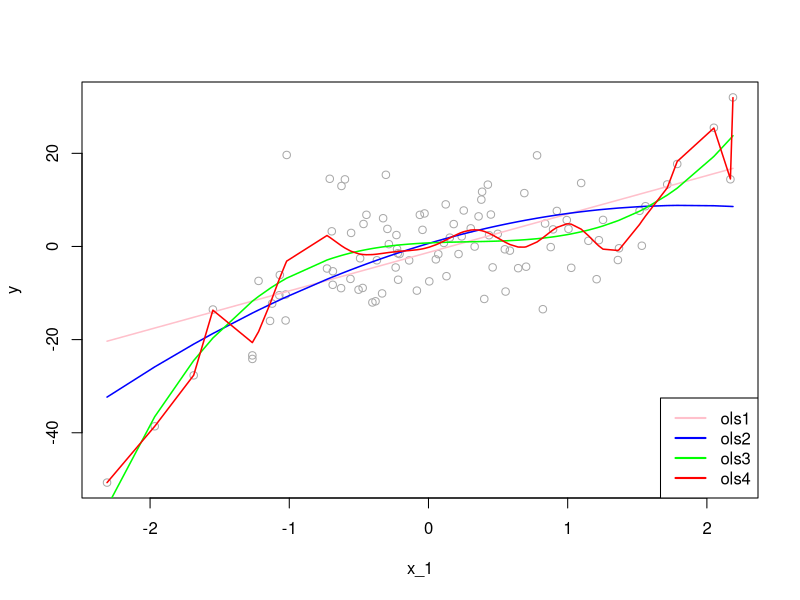

This figure's R source:
## ---- chunk 1
# Getting one-sample.
set.seed(123)
x_1 <- rnorm(100, 0, 1) 
f <- 1 + 2*x_1 - 2*(x_1^2) + 3*(x_1^3) # DGM
y <- f + rnorm(100, 0, 8)
inn <- data.frame(y, x_1)

# OLS
ols1 <- lm(y~ poly(x_1, degree = 1), inn)
ols2 <- lm(y~ poly(x_1, degree = 2), inn)
ols3 <- lm(y~ poly(x_1, degree = 3), inn)
ols4 <- lm(y~ poly(x_1, degree = 20), inn)
ror <- order(x_1)
plot(x_1, y, col="darkgrey")
lines(x_1[ror], predict(ols1)[ror], col="pink", lwd = 1.5)
lines(x_1[ror], predict(ols2)[ror], col="blue", lwd = 1.5)
lines(x_1[ror], predict(ols3)[ror], col="green", lwd = 1.5)
lines(x_1[ror], predict(ols4)[ror], col="red" , lwd = 1.5)
legend("bottomright", c("ols1", "ols2", "ols3", "ols4"),
       col = c("pink", "blue", "green", "red"), lwd = 2)
## ---- chunk 2
# MSE
MSPE1 <- mean((predict(ols1)-y)^2) # which is also mean(ols1$residuals^2)
MSPE2 <- mean((predict(ols2)-y)^2)
MSPE3 <- mean((predict(ols3)-y)^2)
MSPE4 <- mean((predict(ols4)-y)^2)
all <- c(MSPE1, MSPE2, MSPE3, MSPE4)
MSPE <- matrix(all, 4, 1)
row.names(MSPE) <- c("ols1", "ols2", "ols3", "ols4")
colnames(MSPE) <- "In-sample MSPE's"
MSPE
## ---- chunk 3
# Function for X - fixed at repeated samples
xfunc <- function(n){
  set.seed(123)
  x_1 <- rnorm(n, 0, 1) 
  return(x_1)
}
  
# Function for simulation (M - number of samples)
simmse <- function(M, n, sigma, poldeg){
  
  x_1 <- xfunc(n) # Repeated X's in each sample

  # Containers
  MSPE <- rep(0, M)
  yhat <- matrix(0, M, n)
  olscoef <- matrix(0, M, poldeg+1)
  ymat <- matrix(0, M, n)
  
  # Loop for samples
  for (i in 1:M) {
    f <- 1 + 2*x_1 - 2*I(x_1^2) # DGM
    y <- f + rnorm(n, 0, sigma)
    samp <- data.frame("y" = y, x_1)
    # Estimator
    ols <- lm(y ~ poly(x_1, degree = poldeg, raw=TRUE), samp)
    olscoef[i, ] <- ols$coefficients
    # Yhat's
    yhat[i,] <- predict(ols, samp)
    # MSPE - That is, residual sum of squares
    MSPE[i] <- mean((ols$residuals)^2)
    ymat[i,] <- y
  }
  output <- list(MSPE, yhat, sigma, olscoef, f, ymat)
  return(output)
}

# running different fhat with different polynomial degrees
output1 <- simmse(2000, 100, 7, 1)
output2 <- simmse(2000, 100, 7, 2) #True model (i.e fhat = f)
output3 <- simmse(2000, 100, 7, 5) 
output4 <- simmse(2000, 100, 7, 20)

# Table
tab <- matrix(0, 4, 5)
row.names(tab) <- c("ols1", "ols2", "ols3", "ols4")
colnames(tab) <- c("bias^2", "var(yhat)", "MSE", "var(eps)", "In-sample MSPE")

f <- output1[[5]]

# Var(yhat) -  We use our own function instead of "var()"
tab[1,2] <- mean(apply(output1[[2]], 2, function(x) mean((x-mean(x))^2)))
tab[2,2] <- mean(apply(output2[[2]], 2, function(x) mean((x-mean(x))^2)))
tab[3,2] <- mean(apply(output3[[2]], 2, function(x) mean((x-mean(x))^2)))
tab[4,2] <- mean(apply(output4[[2]], 2, function(x) mean((x-mean(x))^2)))

# Bias^2 = (mean(yhat))-f)^2
tab[1,1] <- mean((apply(output1[[2]], 2, mean) - f)^2)
tab[2,1] <- mean((apply(output2[[2]], 2, mean) - f)^2)
tab[3,1] <- mean((apply(output3[[2]], 2, mean) - f)^2)
tab[4,1] <- mean((apply(output4[[2]], 2, mean) - f)^2)

# MSE
fmat <- matrix(f, nrow(output1[[6]]), length(f), byrow = TRUE)
tab[1,3] <- mean(colMeans((fmat - output1[[2]])^2))
tab[2,3] <- mean(colMeans((fmat - output2[[2]])^2))
tab[3,3] <- mean(colMeans((fmat - output3[[2]])^2))
tab[4,3] <- mean(colMeans((fmat - output4[[2]])^2))

# # MSPE - This can be used as well, which is RSS
# tab[1,5] <- mean(output1[[1]])
# tab[2,5] <- mean(output2[[1]])
# tab[3,5] <- mean(output3[[1]])
# tab[4,5] <- mean(output4[[1]])

# MSPE
tab[1,5] <- mean(colMeans((output1[[6]] - output1[[2]])^2))
tab[2,5] <- mean(colMeans((output2[[6]] - output2[[2]])^2))
tab[3,5] <- mean(colMeans((output3[[6]] - output3[[2]])^2))
tab[4,5] <- mean(colMeans((output4[[6]] - output4[[2]])^2))

# Irreducable error - var(eps) = var(y)
tab[1,4] <- mean(apply(output1[[6]], 2,  function(x) mean((x-mean(x))^2)))
tab[2,4] <- mean(apply(output2[[6]], 2,  function(x) mean((x-mean(x))^2)))
tab[3,4] <- mean(apply(output3[[6]], 2,  function(x) mean((x-mean(x))^2)))
tab[4,4] <- mean(apply(output4[[6]], 2,  function(x) mean((x-mean(x))^2)))

round(tab, 4)
## ---- chunk 4
# New Table
tabb <- matrix(0, 4, 3)
row.names(tabb) <- c("ols1", "ols2", "ols3", "ols4")
colnames(tabb) <- c("Cov(yi, yhat)","True MSPE", "TrueMSPE-Cov")

#COV
tabb[1,1] <- 2*mean(diag(cov(output1[[2]], output1[[6]])))
tabb[2,1] <- 2*mean(diag(cov(output2[[2]], output2[[6]])))
tabb[3,1] <- 2*mean(diag(cov(output3[[2]], output3[[6]])))
tabb[4,1] <- 2*mean(diag(cov(output4[[2]], output4[[6]])))

#True MSPE
tabb[1,2] <- tab[1,3] + tab[1,4]
tabb[2,2] <- tab[2,3] + tab[2,4]
tabb[3,2] <- tab[3,3] + tab[3,4]
tabb[4,2] <- tab[4,3] + tab[4,4]

#True MSPE - Cov (to compare with the measures in the earlier table)
tabb[1,3] <- tabb[1,2] - tabb[1,1]
tabb[2,3] <- tabb[2,2] - tabb[2,1]
tabb[3,3] <- tabb[3,2] - tabb[3,1]
tabb[4,3] <- tabb[4,2] - tabb[4,1]

t <- cbind(tab, tabb)
round(t, 4)
